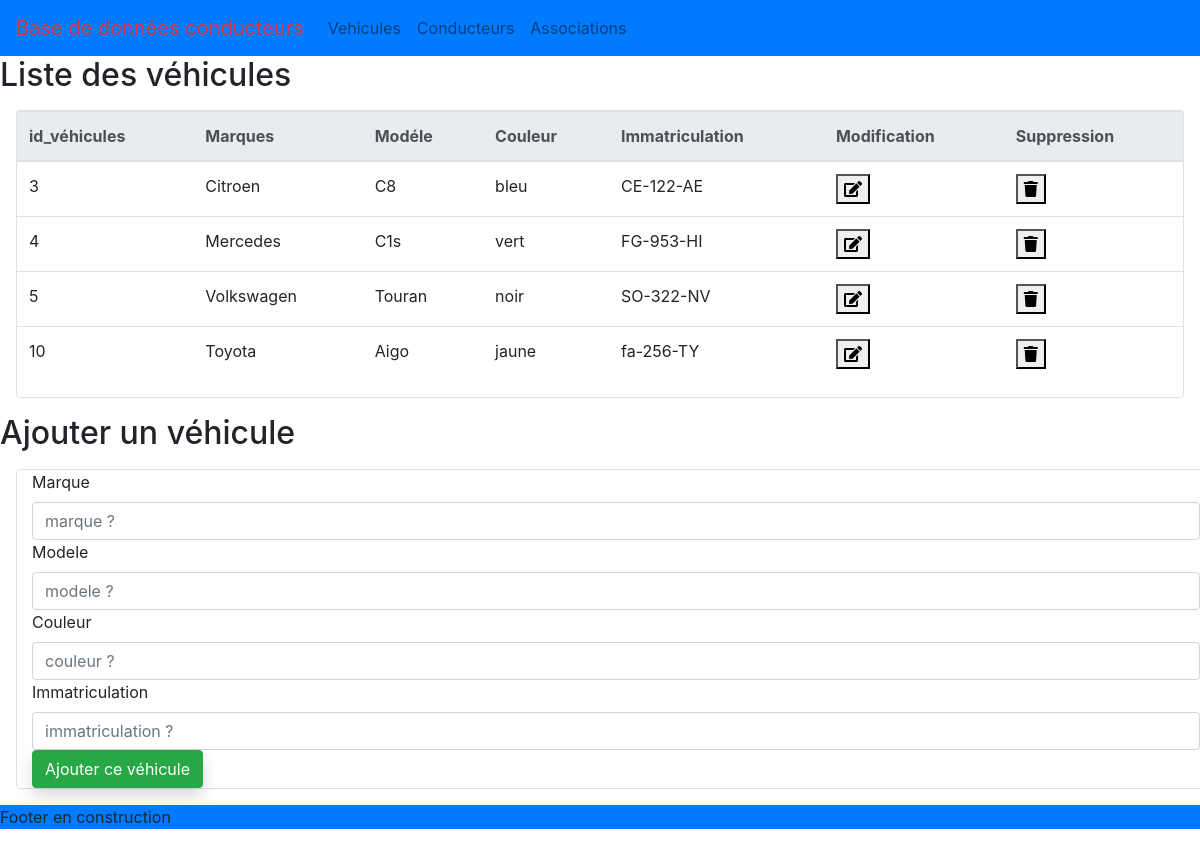
Screenshot of /vehicules.php with the database file from the repository.
### tables this page shows
CREATE TABLE `vehicule` (
  `id_vehicule` int NOT NULL,
  `marque` varchar(100) NOT NULL,
  `modele` varchar(100) NOT NULL,
  `couleur` varchar(100) NOT NULL,
  `immatriculation` varchar(30) NOT NULL
);

### controller/read.vehicules.php (called while the page is built, shortened)
<?php
require_once "database.php";
$req = $db->prepare("SELECT * FROM vehicule ");
$req->execute();
$vehicules = $req->fetchAll(PDO::FETCH_ASSOC);

### partials/list.vehicules.php (the view, shortened to what this page needs)
<section class= "border border-primary-subtle m-3 rounded">
<table class="table table-hover">
    <thead class="thead-light">
        <tr>
            <th>id_véhicules</th>
            <th>Marques</th>
            <th>Modéle</th>
            <th>Couleur</th>
            <th>Immatriculation</th>
            <th>Modification</th>
            <th>Suppression</th>
        </tr>
    </thead>
    <tbody>
    <?php foreach ($vehicules as $key => $vehicule): ?>
        <tr>
            <td><?= $vehicule["id_vehicule"] ?></td>
            <td><?= $vehicule["marque"] ?></td>
            <td><?= $vehicule["modele"]?></td>
            <td><?= $vehicule["couleur"]?></td>
            <td><?= $vehicule["immatriculation"]?></td>
            <td>
                <form action="partials/modify.vehicule.php" method="post" >
                        <button class="" type="submit"><i class="fa fa-edit"> </i>
                        </button>
                </form>
            </td>
            <td>
                <form action="controller/delete.vehicule.php" method="post" onSubmit="return confirm('confirmez la suppression ')">
                        <button class="" type="submit"><i class="fa fa-trash"> </i>
                        </button>
                </form>
            </td>
        </tr>
        <?php endforeach ?>
</table>
    </section>

### rows the page displays
vehicule: id_vehicule "3", marque "Citroen", modele "C8", couleur "bleu", immatriculation "CE-122-AE"
vehicule: id_vehicule "4", marque "Mercedes", modele "C1s", couleur "vert", immatriculation "FG-953-HI"
vehicule: id_vehicule "5", marque "Volkswagen", modele "Touran", couleur "noir", immatriculation "SO-322-NV"
vehicule: id_vehicule "10", marque "Toyota", modele "Aigo", couleur "jaune", immatriculation "fa-256-TY"
